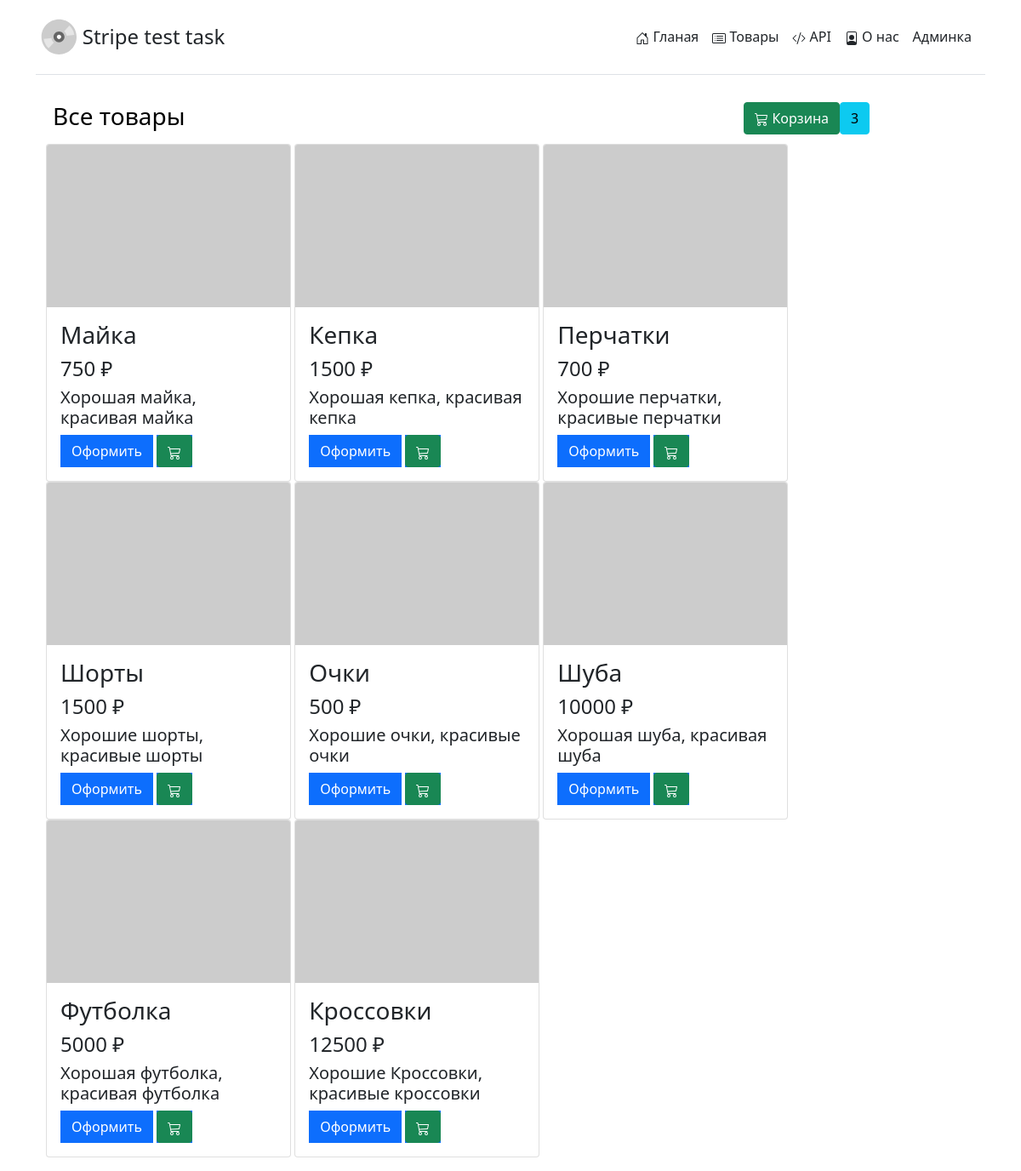
The app's page /items_show with its own data.
### app/models.py (models this page shows, shortened)
class Item(models.Model):
    name = models.CharField('Название', max_length=100)
    description = models.TextField('Описание')
    price = models.IntegerField('Цена(коп.)',default=0)
    def normalize_price(self):
        return "{0:.0f}".format(self.price / 100)
    normalize_price.short_description = 'Цена(руб.)'

### app/views.py (the view)
# urls.py: path('items_show', views.items_show, name='items_show'),
def items_show(request):
    items = Item.objects.order_by('-id')
    try:
        order= Order.objects.order_by('-id')[0]
        order_items = order.items
        count = order_items.count
    except:
        count = 0
    return render(request, "items_show.html", {'items':items, 'count':count})

### templates/items_show.html (shortened to what this page needs)
{% extends 'base.html' %}
{% block content %}
    <div class="d-flex text-white">
        <div class="p-2 flex-grow-1 text-black"><h3>Все товары</h3></div>+
        <div class="p-2"><a class="btn btn-success" href="shopping_cart" role="button">
            Корзина</a><div class="btn btn-info">{{ count }}</div></div>
    </div>
    {% if items %}
        {% for i in items %}
            <div class="card d-inline-flex" style="width: 18rem;">
                <img src="https://dummyimage.com/600x400/bad1ff/000000.png" class="card-img-top" alt="заглушка">
                <div class="card-body">
                    <h3 class="card-title">{{ i.name }}</h3>
                    <h4 class="card-text">{{ i.normalize_price }} ₽</h4>
                    <h5 class="card-text">{{ i.description }}</h5>
                    <div class="d-inline-block bg-primary"><a class="btn btn-primary" href="item/{{i.id}}" role="button">Оформить</a></div>
                    <span class="d-sm-inline-block bg-primary">
                        <a class="btn btn-success" href="add_cart/{{i.id}}" role="button">
                        </a>
                    </span>
                </div>
            </div>
        {% endfor %}
    {% else %}
        <h3>Корзина пуста :(</h3>
    {% endif %}
{% endblock %}

### templates/base.html (shortened to what this page needs)
{% load static %}
<!DOCTYPE html>
<html>
<head>
    <link rel="stylesheet" href="https://cdn.jsdelivr.net/npm/bootstrap@5.1.3/dist/css/bootstrap.min.css">
</head>
<body>
    <div class="container py-3">
        <div class="d-flex flex-column flex-md-row align-items-center pb-3 mb-4 border-bottom">
            <a href="/" class="d-flex align-items-center text-dark text-decoration-none">
            <!DOCTYPE svg  PUBLIC '-//W3C//DTD SVG 1.1//EN'  'http://www.w3.org/Graphics/SVG/1.1/DTD/svg11.dtd'>
            <span class="fs-4">Stripe test task</span>
            </a>
            <nav class="d-inline-flex mt-2 mt-md-0 ms-md-auto">
                <a class="me-3 py-2 text-dark text-decoration-none" href="{% url 'main' %}">
                Гланая</a>
                <a class="me-3 py-2 text-dark text-decoration-none" href="{% url 'items_show' %}">
                Товары</a>
                <a class="me-3 py-2 text-dark text-decoration-none" href="{% url 'api' %}">
                API</a>
                <a class="me-3 py-2 text-dark text-decoration-none" href="{% url 'about' %}">
                О нас</a>
                <a class="me-3 py-2 text-dark text-decoration-none" href="admin/">Админка</a>
            </nav>
        </div>
        <div class="container">
            {% block content %}{% endblock %}
        </div>
    </div>
</body>
</html>

### records on screen
Item: name "Майка", normalize_price "750", description "Хорошая майка, красивая майка"
Item: name "Кепка", normalize_price "1500", description "Хорошая кепка, красивая кепка"
Item: name "Перчатки", normalize_price "700", description "Хорошие перчатки, красивые перчатки"
Item: name "Шорты", normalize_price "1500", description "Хорошие шорты, красивые шорты"
Item: name "Очки", normalize_price "500", description "Хорошие очки, красивые очки"
Item: name "Шуба", normalize_price "10000", description "Хорошая шуба, красивая шуба"
Item: name "Футболка", normalize_price "5000", description "Хорошая футболка, красивая футболка"
Item: name "Кроссовки", normalize_price "12500", description "Хорошие Кроссовки, красивые кроссовки"

### other values on screen
{{ count }} "3"
